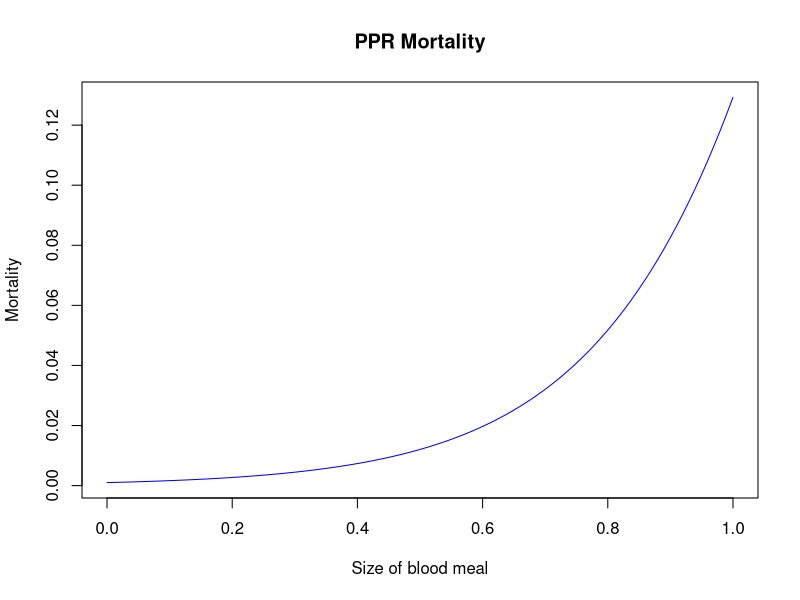
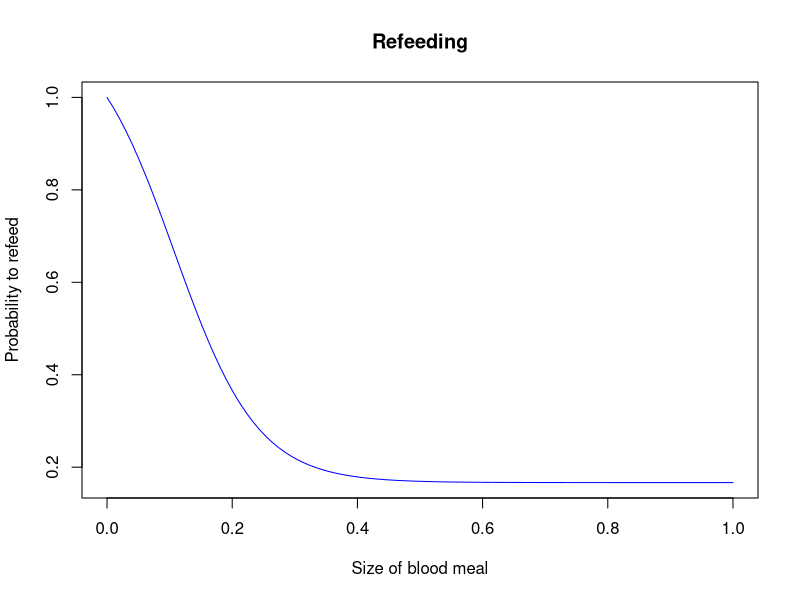
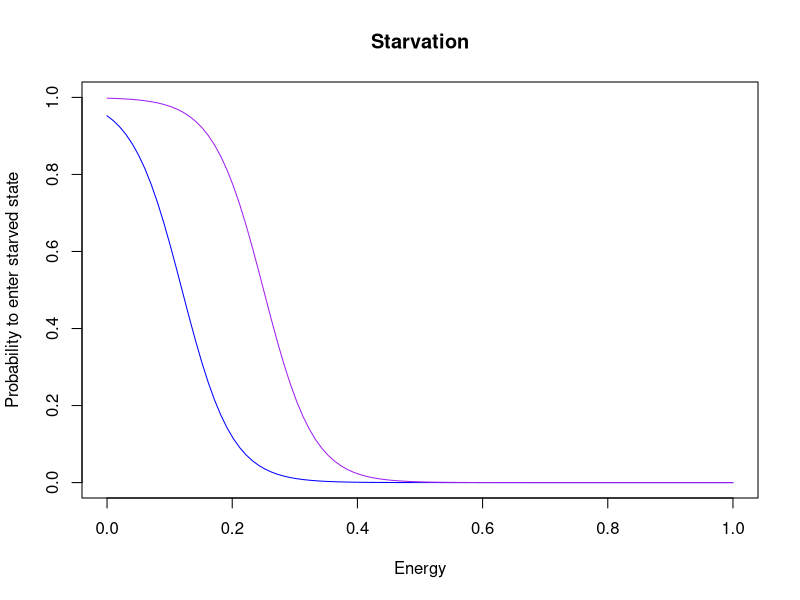
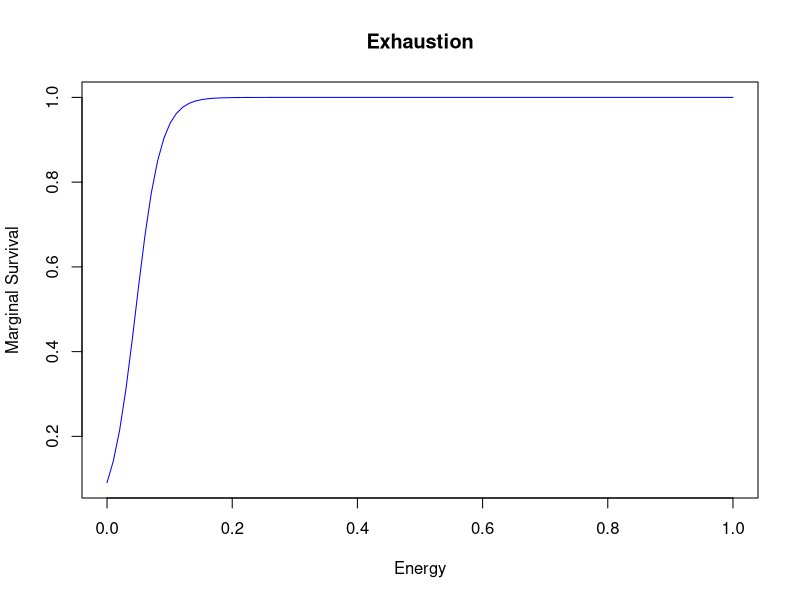
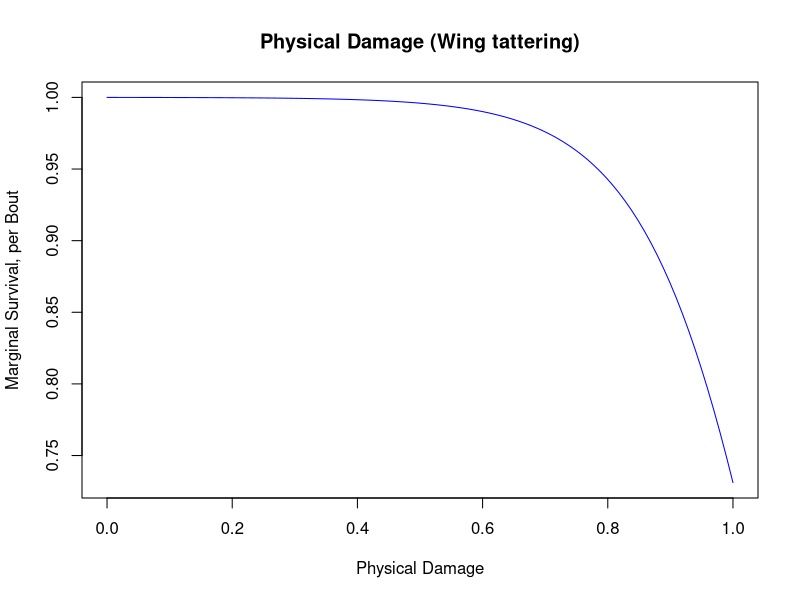
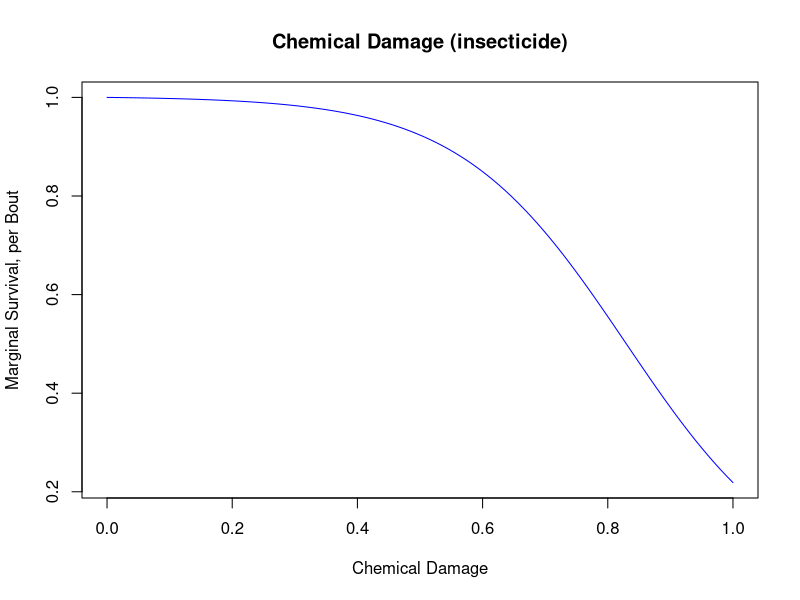
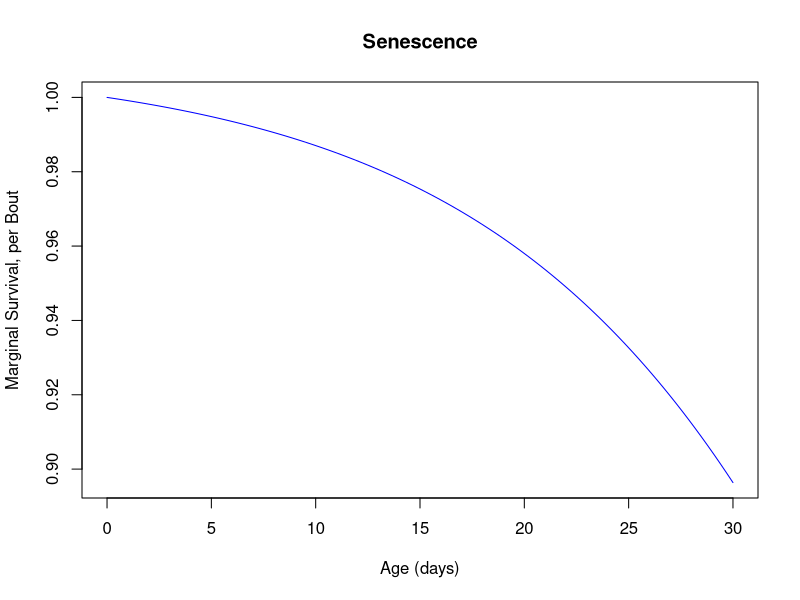

Reproduce these figures in R, in order.
## ---- chunk 1
knitr::opts_chunk$set(echo = TRUE)
## ---- chunk 2
pPPRFlight <- function(x,PPR_a=5,PPR_b=1e3){
  exp(PPR_a*x)/(PPR_b + exp(PPR_a*x))
}
## ---- chunk 3
x=seq(0,1,length.out=100)
plot(x, pPPRFlight(x),type = "l", col ="blue", 
     xlab= "Size of blood meal", 
     ylab = "Mortality",
     main = "PPR Mortality")
## ---- chunk 4
pReFeed <- function(x,rf_a=15,rf_b=5){
  (2+rf_b)/(1+rf_b) - exp(rf_a*x)/(rf_b + exp(rf_a*x))
}
## ---- chunk 5
x=seq(0,1,length.out=100)
plot(x, pReFeed(x),type = "l", col ="blue", 
     xlab= "Size of blood meal", 
     ylab = "Probability to refeed",
     main = "Refeeding")
## ---- chunk 6
pSugarBout <- function(x,omega,S_sa=25,S_sb=20,S_w=5,S_p=2){
  exp(S_sa)/(S_sb*(1+(omega*S_w)^S_p)+exp(S_sa))-exp(S_sa*x)/(S_sb*(1+(omega*S_w)^S_p)+exp(S_sa*x))
}
## ---- chunk 7

x=seq(0,1,length.out=100)
plot(x, pSugarBout(x,0),type = "l", col ="blue", ylim = c(0,1), 
     xlab= "Energy", 
     ylab = "Probability to enter starved state", 
     main = "Starvation")
lines(x, pSugarBout(x,1), col = "purple")
## ---- chunk 8
pEnergySurvival <- function(x,S_a=50,S_b=10){
  exp(S_a*x)/(S_b + exp(S_a*x))
}
## ---- chunk 9
x=seq(0,1,length.out=100)
plot(x, pEnergySurvival(x),type = "l", col ="blue", 
     xlab= "Energy", 
     ylab = "Marginal Survival", 
     main = "Exhaustion")
#lines(x, 1-pSugarBout(x,0), col = "purple")
## ---- chunk 10
pTatter <- function(x,ttr_a=9,ttr_b=10){
  (2+exp(ttr_b))/(1+exp(ttr_b)) - exp(x*ttr_a)/(exp(ttr_b) + exp(x*ttr_a))
} 
## ---- chunk 11

x=seq(0,1,length.out=100)
plot(x, pTatter(x),type = "l", col ="blue", 
     xlab= "Physical Damage", 
     ylab = "Marginal Survival, per Bout", 
     main = "Physical Damage (Wing tattering)")
## ---- chunk 12
pChem <- function(x,chm_a=7.5,chm_b=500){
  (2+chm_b)/(1+chm_b) - exp(x*chm_a)/(chm_b + exp(x*chm_a))
}
## ---- chunk 13
x=seq(0,1,length.out=100)
plot(x, pChem(x),type = "l", col ="blue", 
     xlab= "Chemical Damage", 
     ylab = "Marginal Survival, per Bout", 
     main = "Chemical Damage (insecticide)")
## ---- chunk 14
pSenesce <- function(x,sns_a=0.085,sns_b=100){
  (2+sns_b)/(1+sns_b) - exp(x*sns_a)/(sns_b+exp(x*sns_a))
}
## ---- chunk 15
x=seq(0,30,length.out=100)
plot(x, pSenesce(x),type = "l", col ="blue", 
     xlab= "Age (days)", 
     ylab = "Marginal Survival, per Bout", 
     main = "Senescence")
